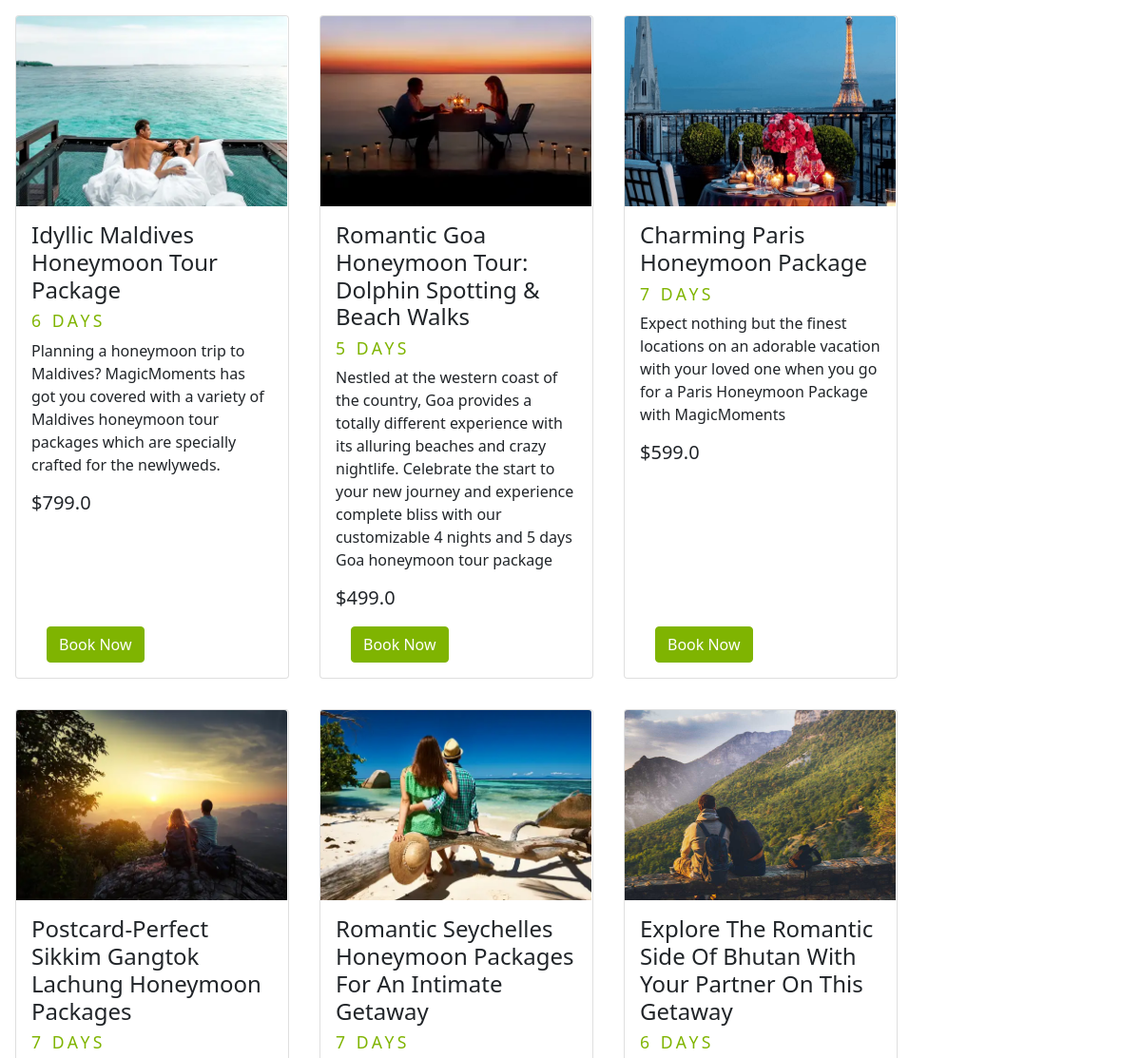
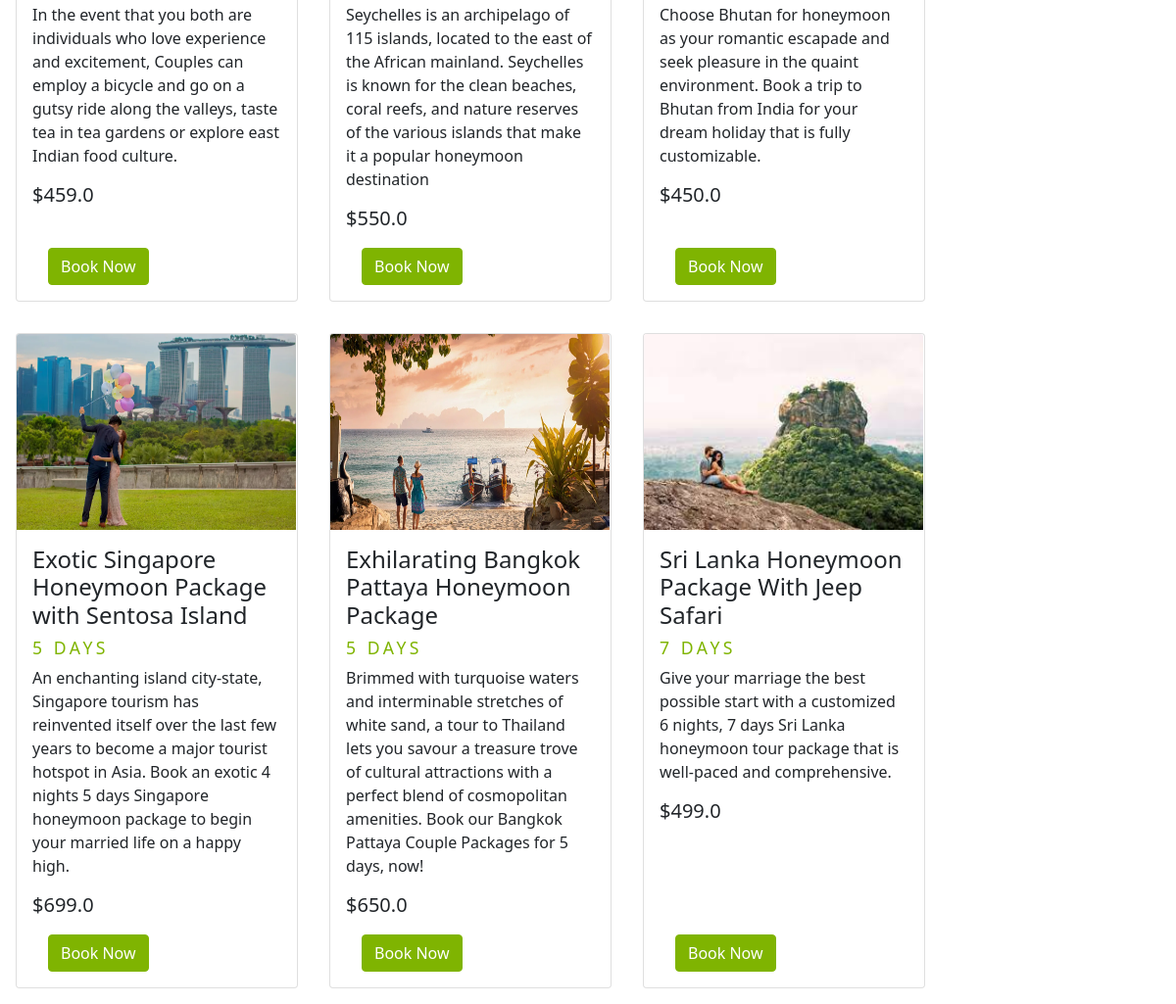
The page /honeymoon/HONEYMOON on the database its author committed (2 pictures, top to bottom).
### App/models.py (models this page shows)
class package(models.Model):
    pname=models.CharField(max_length=75)
    pimg=models.ImageField(upload_to='pic')
    pdays=models.CharField(max_length=15)
    pdesc=models.CharField(max_length=600)
    pprice=models.FloatField()
    pcat=models.CharField(max_length=20)

### App/views.py (the view)
# urls.py: path('honeymoon/<type>',views.packhoney,name='packhoney'),
def packhoney(req,type):
    if type=='HONEYMOON':
        obj=package.objects.filter(pcat="HONEYMOON")
        return render(req,'package.html',{'obj':obj})

### templates/package.html (shortened to what this page needs)
{% load static %}
<!DOCTYPE html>
<html lang="en">
<head>
    <link href="https://cdn.jsdelivr.net/npm/bootstrap@5.1.3/dist/css/bootstrap.min.css" rel="stylesheet">
    <link rel="stylesheet" href="{% static 'css/custom.css' %}">
</head>
<body>
    <div class="tab-content d-flex" style="flex-wrap: wrap;">
        <div id="adventure" class="w-100 d-flex " style="flex-wrap: wrap;">
             {% for i in obj %}
            <div id="breakfast" class="card pb-5 m-3 " style="width: 18rem;">
              <img src="{{i.pimg.url}}" class="card-img-top" style="height: 200px; width: 285px;" alt="package">
              <div class="card-body">
                <h4>{{i.pname}} </h4>
                <h6>{{i.pdays}}</h6>
                <p>{{i.pdesc}}</p>
                <h5>${{i.pprice}}</h5>
                <a  href="{% url 'App:bookpack' i.id %}" id="btn1" class="btn btn-primary position-absolute bottom-0 m-3" >Book Now</a>
              </div>
            </div>
            {% endfor %}
          </div>
</body>
</html>

### static/css/custom.css (style rules this page uses)
#btn1 { color: #fff; background-color: #7fb401; border-color: #7fb401; }
h6 { text-transform: uppercase; letter-spacing: 0.2em; font-size: 1.1rem; font-weight: 400; color: #7fb401; }
.card { transform: scale(1); transition: 'transform',0.5,linear; }

### rows shown on the page
package: pimg (picture), pname "Idyllic Maldives Honeymoon Tour Package", pdays "6 DAYS", pdesc "Planning a honeymoon trip to Maldives? MagicMoments has got you covered with a variety of Maldives honeymoon tour packages which are specially crafted for the newlyweds.", pprice "799.0"
package: pimg (picture), pname "Romantic Goa Honeymoon Tour: Dolphin Spotting & Beach Walks", pdays "5 DAYS", pdesc "Nestled at the western coast of the country, Goa provides a totally different experience with its alluring beaches and crazy nightlife. Celebrate the start to your new journey and experience complete bliss with our customizable 4 nights and 5 days Goa honeymoon tour package", pprice "499.0"
package: pimg (picture), pname "Charming Paris Honeymoon Package", pdays "7 DAYS", pdesc "Expect nothing but the finest locations on an adorable vacation with your loved one when you go for a Paris Honeymoon Package with MagicMoments", pprice "599.0"
package: pimg (picture), pname "Postcard-Perfect Sikkim Gangtok Lachung Honeymoon Packages", pdays "7 DAYS", pdesc "In the event that you both are individuals who love experience and excitement, Couples can employ a bicycle and go on a gutsy ride along the valleys, taste tea in tea gardens or explore east Indian food culture.", pprice "459.0"
package: pimg (picture), pname "Romantic Seychelles Honeymoon Packages For An Intimate Getaway", pdays "7 DAYS", pdesc "Seychelles is an archipelago of 115 islands, located to the east of the African mainland. Seychelles is known for the clean beaches, coral reefs, and nature reserves of the various islands that make it a popular honeymoon destination", pprice "550.0"
package: pimg (picture), pname "Explore The Romantic Side Of Bhutan With Your Partner On This Getaway", pdays "6 DAYS", pdesc "Choose Bhutan for honeymoon as your romantic escapade and seek pleasure in the quaint environment. Book a trip to Bhutan from India for your dream holiday that is fully customizable.", pprice "450.0"
package: pimg (picture), pname "Exotic Singapore Honeymoon Package with Sentosa Island", pdays "5 DAYS", pdesc "An enchanting island city-state, Singapore tourism has reinvented itself over the last few years to become a major tourist hotspot in Asia. Book an exotic 4 nights 5 days Singapore honeymoon package to begin your married life on a happy high.", pprice "699.0"
package: pimg (picture), pname "Exhilarating Bangkok Pattaya Honeymoon Package", pdays "5 DAYS", pdesc "Brimmed with turquoise waters and interminable stretches of white sand, a tour to Thailand lets you savour a treasure trove of cultural attractions with a perfect blend of cosmopolitan amenities. Book our Bangkok Pattaya Couple Packages for 5 days, now!", pprice "650.0"
package: pimg (picture), pname "Sri Lanka Honeymoon Package With Jeep Safari", pdays "7 DAYS", pdesc "Give your marriage the best possible start with a customized 6 nights, 7 days Sri Lanka honeymoon tour package that is well-paced and comprehensive.", pprice "499.0"
